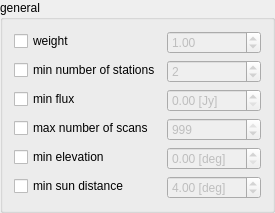
          <widget class="QGroupBox" name="groupBox_2">
           <property name="title">
            <string>general</string>
           </property>
           <property name="checkable">
            <bool>false</bool>
           </property>
           <property name="checked">
            <bool>false</bool>
           </property>
           <layout class="QFormLayout" name="formLayout_5">
            <item row="0" column="0">
             <widget class="QCheckBox" name="checkBox_weight">
              <property name="whatsThis">
               <string>&lt;html&gt;&lt;head/&gt;&lt;body&gt;&lt;p&gt;Select parameter. &lt;/p&gt;&lt;p&gt;Parameters which are selected will &lt;span style=&quot; font-weight:600;&quot;&gt;override&lt;/span&gt; parameters from its &lt;span style=&quot; font-weight:600;&quot;&gt;parents&lt;/span&gt;. &lt;/p&gt;&lt;/body&gt;&lt;/html&gt;</string>
              </property>
              <property name="text">
               <string>weight</string>
              </property>
             </widget>
            </item>
            <item row="0" column="1">
             <widget class="QDoubleSpinBox" name="weightDoubleSpinBox">
              <property name="enabled">
               <bool>false</bool>
              </property>
              <property name="toolTip">
               <string>weight of this source for selection of best scan</string>
              </property>
              <property name="statusTip">
               <string>weight of this source for selection of best scan</string>
              </property>
              <property name="whatsThis">
               <string>&lt;html&gt;&lt;head/&gt;&lt;body&gt;&lt;p&gt;If you give a source &lt;span style=&quot; font-weight:600;&quot;&gt;extra weight&lt;/span&gt; (weight &amp;gt;1) then the software will &lt;span style=&quot; font-weight:600;&quot;&gt;prefere scans to this source&lt;/span&gt;. &lt;/p&gt;&lt;/body&gt;&lt;/html&gt;</string>
              </property>
              <property name="singleStep">
               <double>0.100000000000000</double>
              </property>
              <property name="value">
               <double>1.000000000000000</double>
              </property>
             </widget>
            </item>
            <item row="1" column="0">
             <widget class="QCheckBox" name="checkBox_minNumberOfStations">
              <property name="whatsThis">
               <string>&lt;html&gt;&lt;head/&gt;&lt;body&gt;&lt;p&gt;Select parameter. &lt;/p&gt;&lt;p&gt;Parameters which are selected will &lt;span style=&quot; font-weight:600;&quot;&gt;override&lt;/span&gt; parameters from its &lt;span style=&quot; font-weight:600;&quot;&gt;parents&lt;/span&gt;. &lt;/p&gt;&lt;/body&gt;&lt;/html&gt;</string>
              </property>
              <property name="text">
               <string>min number of stations</string>
              </property>
             </widget>
            </item>
            <item row="1" column="1">
             <widget class="QSpinBox" name="spinBox_minNumberOfStations">
              <property name="enabled">
               <bool>false</bool>
              </property>
              <property name="toolTip">
               <string>required number of stations for scans to this source</string>
              </property>
              <property name="statusTip">
               <string>required number of stations for scans to this source</string>
              </property>
              <property name="whatsThis">
               <string>&lt;html&gt;&lt;head/&gt;&lt;body&gt;&lt;p&gt;Minimum number of participating stations in a scan to this source. &lt;/p&gt;&lt;/body&gt;&lt;/html&gt;</string>
              </property>
              <property name="suffix">
               <string/>
              </property>
              <property name="maximum">
               <number>9999</number>
              </property>
              <property name="value">
               <number>2</number>
              </property>
             </widget>
            </item>
            <item row="2" column="0">
             <widget class="QCheckBox" name="checkBox_minFlux">
              <property name="whatsThis">
               <string>&lt;html&gt;&lt;head/&gt;&lt;body&gt;&lt;p&gt;Select parameter. &lt;/p&gt;&lt;p&gt;Parameters which are selected will &lt;span style=&quot; font-weight:600;&quot;&gt;override&lt;/span&gt; parameters from its &lt;span style=&quot; font-weight:600;&quot;&gt;parents&lt;/span&gt;. &lt;/p&gt;&lt;/body&gt;&lt;/html&gt;</string>
              </property>
              <property name="text">
               <string>min flux</string>
              </property>
             </widget>
            </item>
            <item row="2" column="1">
             <widget class="QDoubleSpinBox" name="doubleSpinBox_minFlux">
              <property name="enabled">
               <bool>false</bool>
              </property>
              <property name="toolTip">
               <string>minimum flux density in Jansky for observations to this source</string>
              </property>
              <property name="statusTip">
               <string>minimum flux density in Jansky for observations to this source</string>
              </property>
              <property name="whatsThis">
               <string>&lt;html&gt;&lt;head/&gt;&lt;body&gt;&lt;p&gt;Minimum flux density in Jansky for observations to this source. &lt;/p&gt;&lt;/body&gt;&lt;/html&gt;</string>
              </property>
              <property name="suffix">
               <string> [Jy]</string>
              </property>
              <property name="singleStep">
               <double>0.100000000000000</double>
              </property>
             </widget>
            </item>
            <item row="3" column="0">
             <widget class="QCheckBox" name="checkBox_maxNumberOfScans">
              <property name="whatsThis">
               <string>&lt;html&gt;&lt;head/&gt;&lt;body&gt;&lt;p&gt;Select parameter. &lt;/p&gt;&lt;p&gt;Parameters which are selected will &lt;span style=&quot; font-weight:600;&quot;&gt;override&lt;/span&gt; parameters from its &lt;span style=&quot; font-weight:600;&quot;&gt;parents&lt;/span&gt;. &lt;/p&gt;&lt;/body&gt;&lt;/html&gt;</string>
              </property>
              <property name="text">
               <string>max number of scans</string>
              </property>
             </widget>
            </item>
            <item row="3" column="1">
             <widget class="QSpinBox" name="spinBox_maxNumberOfScans">
              <property name="enabled">
               <bool>false</bool>
              </property>
              <property name="toolTip">
               <string>maximum number of scans to this source</string>
              </property>
              <property name="statusTip">
               <string>maximum number of scans to this source</string>
              </property>
              <property name="whatsThis">
               <string>&lt;html&gt;&lt;head/&gt;&lt;body&gt;&lt;p&gt;Maximum number of scans to this source. &lt;/p&gt;&lt;/body&gt;&lt;/html&gt;</string>
              </property>
              <property name="suffix">
               <string/>
              </property>
              <property name="maximum">
               <number>999</number>
              </property>
              <property name="value">
               <number>999</number>
              </property>
             </widget>
            </item>
            <item row="4" column="0">
             <widget class="QCheckBox" name="checkBox_minElevation">
              <property name="whatsThis">
               <string>&lt;html&gt;&lt;head/&gt;&lt;body&gt;&lt;p&gt;Select parameter. &lt;/p&gt;&lt;p&gt;Parameters which are selected will &lt;span style=&quot; font-weight:600;&quot;&gt;override&lt;/span&gt; parameters from its &lt;span style=&quot; font-weight:600;&quot;&gt;parents&lt;/span&gt;. &lt;/p&gt;&lt;/body&gt;&lt;/html&gt;</string>
              </property>
              <property name="text">
               <string>min elevation</string>
              </property>
             </widget>
            </item>
            <item row="4" column="1">
             <widget class="QDoubleSpinBox" name="doubleSpinBox_minElevation">
              <property name="enabled">
               <bool>false</bool>
              </property>
              <property name="toolTip">
               <string>minimum station elevation for observations to this source in degrees</string>
              </property>
              <property name="statusTip">
               <string>minimum station elevation for observations to this source in degrees</string>
              </property>
              <property name="whatsThis">
               <string>&lt;html&gt;&lt;head/&gt;&lt;body&gt;&lt;p&gt;Minimum required elevation for scans to this source in degrees. &lt;br/&gt;This value is also set in the station parameters &lt;img src=&quot;:/icons/icons/station_p.png&quot; width=&quot;30&quot; height=&quot;30&quot;/&gt;. The minimum of this value and the value from the station parameters will be taken. &lt;/p&gt;&lt;/body&gt;&lt;/html&gt;</string>
              </property>
              <property name="suffix">
               <string> [deg]</string>
              </property>
             </widget>
            </item>
            <item row="5" column="0">
             <widget class="QCheckBox" name="checkBox_minSunDistance">
              <property name="whatsThis">
               <string>&lt;html&gt;&lt;head/&gt;&lt;body&gt;&lt;p&gt;Select parameter. &lt;/p&gt;&lt;p&gt;Parameters which are selected will &lt;span style=&quot; font-weight:600;&quot;&gt;override&lt;/span&gt; parameters from its &lt;span style=&quot; font-weight:600;&quot;&gt;parents&lt;/span&gt;. &lt;/p&gt;&lt;/body&gt;&lt;/html&gt;</string>
              </property>
              <property name="text">
               <string>min sun distance</string>
              </property>
             </widget>
            </item>
            <item row="5" column="1">
             <widget class="QDoubleSpinBox" name="doubleSpinBox_minSunDistance">
              <property name="enabled">
               <bool>false</bool>
              </property>
              <property name="toolTip">
               <string>minimum required distance from the sun</string>
              </property>
              <property name="statusTip">
               <string>minimum required distance from the sun</string>
              </property>
              <property name="whatsThis">
               <string>&lt;html&gt;&lt;head/&gt;&lt;body&gt;&lt;p&gt;Minimum required angle between source and sun in degrees. &lt;/p&gt;&lt;/body&gt;&lt;/html&gt;</string>
              </property>
              <property name="suffix">
               <string> [deg]</string>
              </property>
              <property name="maximum">
               <double>180.000000000000000</double>
              </property>
              <property name="value">
               <double>4.000000000000000</double>
              </property>
             </widget>
            </item>
           </layout>
          </widget>
